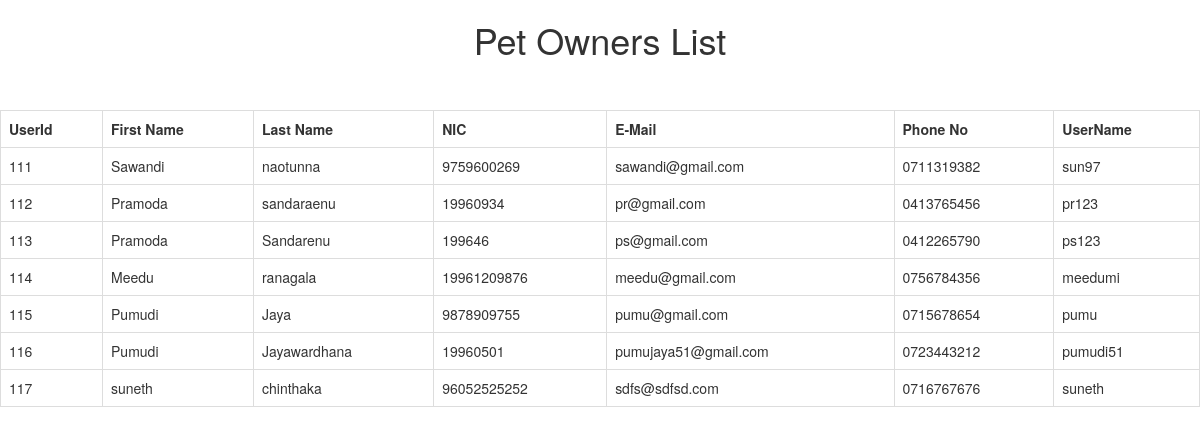
Page /Sawandi/viewOwnersInfo.php on the earlier database version.
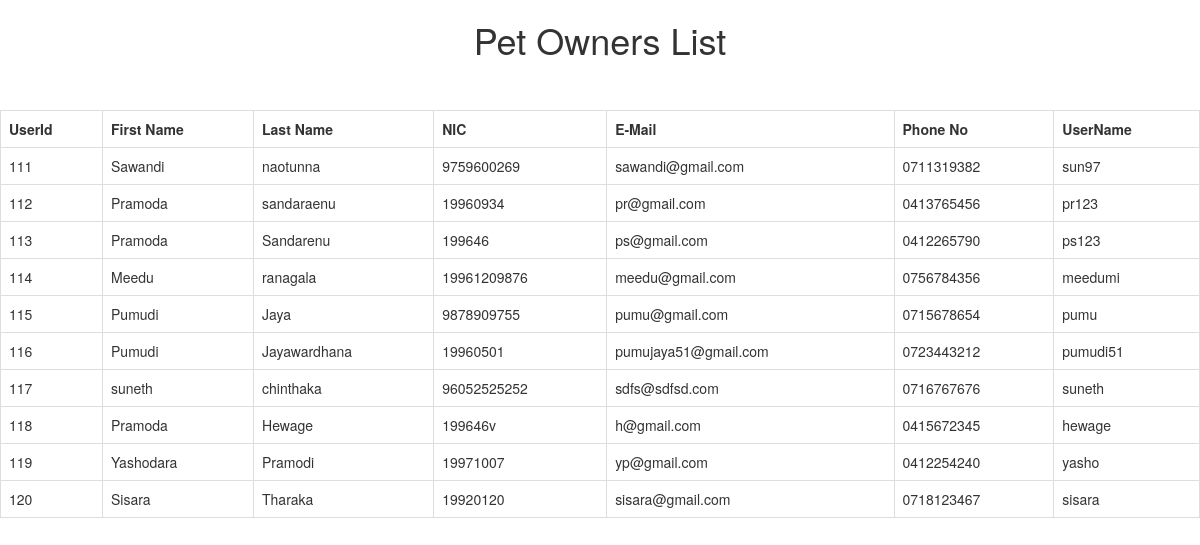
Same page on the later database version.
### tables this page shows
CREATE TABLE `userlogindetails` (
  `UserId` int(11) NOT NULL,
  `Username` varchar(20) NOT NULL,
  `Password` varchar(1000) NOT NULL,
  `UserType` varchar(20) NOT NULL
);

CREATE TABLE `petowners` (
  `UserId` int(10) NOT NULL,
  `Fname` varchar(20) NOT NULL,
  `Lname` varchar(20) NOT NULL,
  `NIC` varchar(20) NOT NULL,
  `Email` varchar(50) NOT NULL,
  `Phone` varchar(10) NOT NULL,
  `Status` tinyint(1) NOT NULL
);

### Sawandi/viewOwnersInfo.php (the view, shortened to what this page needs)
<!DOCTYPE html>
<html>
<head>
	<link rel="stylesheet" href="https://maxcdn.bootstrapcdn.com/bootstrap/3.3.6/css/bootstrap.min.css" />
</head>
	<body>
		<h1 align = "center">Pet Owners List</h1>
		<br><br>
		<table border = "1" align = "center" class="table table-bordered">
			<tr>
				<th>UserId</th>
				<th>First Name</th>
				<th>Last Name</th>
				<th>NIC</th>
				<th>E-Mail</th>
				<th>Phone No</th>
				<th>UserName</th>
			</tr>
			<?php
				require_once('connection.php');
				$sql = "SELECT * from petowners p,userlogindetails u where p.UserId = u.UserId";
				$result = mysqli_query($con,$sql);
				if(mysqli_num_rows($result)>0){
					while($row = mysqli_fetch_assoc($result))
					{
						echo "<tr>
							<td>".$row["UserId"]."</td>
							<td>".$row["Fname"]."</td>
							<td>".$row["Lname"]."</td>
							<td>".$row["NIC"]."</td>
							<td>".$row["Email"]."</td>
							<td>".$row["Phone"]."</td>
							<td>".$row["Username"]."</td>
												</tr>";
					}
					echo "</table>";
				}
				else
				{
					echo "0 result";
				}
			?>
	</body>
</html>

Differences in the rows shown:
added userlogindetails: UserId "118", UserId.Fname "Pramoda", UserId.Lname "Hewage", UserId.NIC "199646v", UserId.Email "h@gmail.com", UserId.Phone "0415672345", Username "hewage"
added userlogindetails: UserId "119", UserId.Fname "Yashodara", UserId.Lname "Pramodi", UserId.NIC "19971007", UserId.Email "yp@gmail.com", UserId.Phone "0412254240", Username "yasho"
added userlogindetails: UserId "120", UserId.Fname "Sisara", UserId.Lname "Tharaka", UserId.NIC "19920120", UserId.Email "sisara@gmail.com", UserId.Phone "0718123467", Username "sisara"
